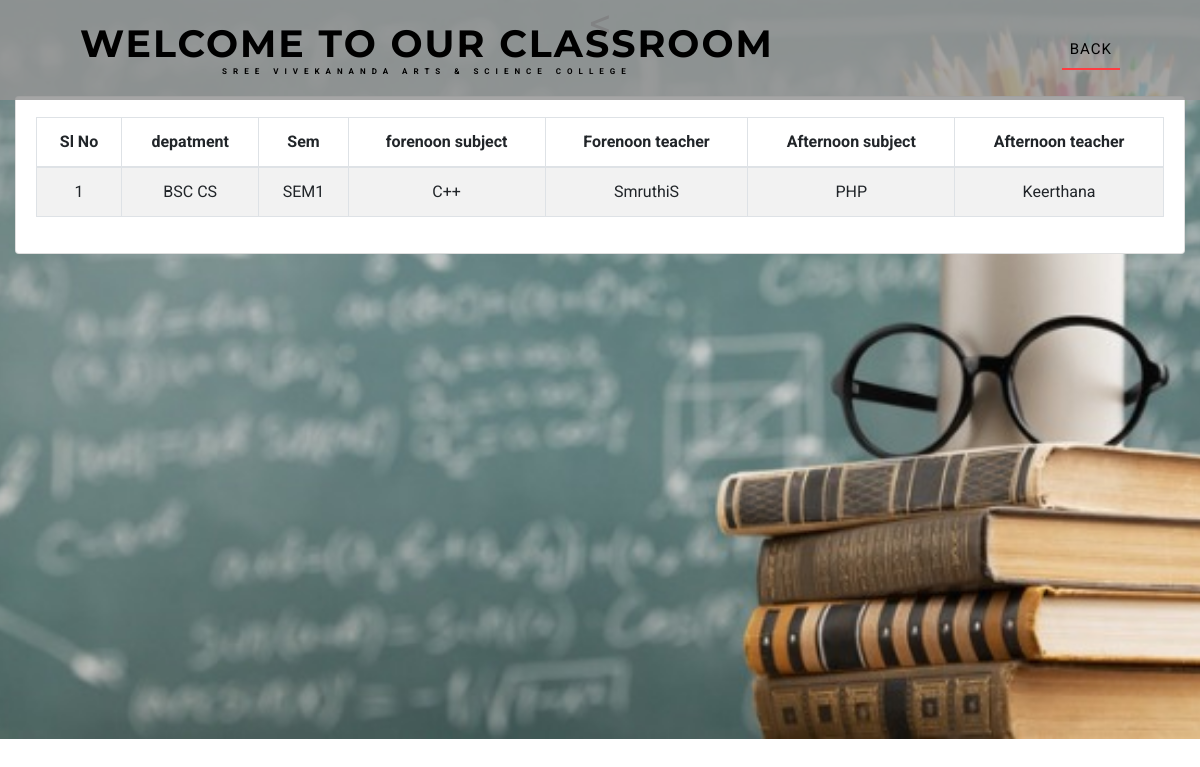
Page /view_timetable.php (signed in) on the committed database.
### tables this page shows
CREATE TABLE `tbl_timetable` (
  `id` int(11) NOT NULL,
  `department` varchar(40) NOT NULL,
  `sem` varchar(40) NOT NULL,
  `forenoon_sub` varchar(40) NOT NULL,
  `forenoon_teacher` varchar(40) NOT NULL,
  `afternoon_sub` varchar(20) NOT NULL,
  `afternoon_teacher` varchar(20) NOT NULL
);

### view_timetable.php (the view, shortened to what this page needs)
<?php
include('connect.php');
$query_ret = mysqli_query($con, "SELECT * FROM tbl_timetable  ");
?>
<!DOCTYPE html>
<html lang="zxx">
<head>
    <link href="css/bootstrap.css" type="text/css" rel="stylesheet" media="all">
    <link href="css/style.css" type="text/css" rel="stylesheet" media="all">
    <link rel="stylesheet" href="css/owl.theme.css" type="text/css" media="all">
    <link rel="stylesheet" href="css/owl.carousel.css" type="text/css" media="screen" property="" />
    <link href="css/fontawesome-all.min.css" rel="stylesheet">
</head>
<body>
    <div class="banner1">
        <header>
            <nav class="navbar navbar-expand-lg navbar-light bg-gradient-secondary pt-3">
               <h1><a class="navbar-brand" href="index.php">WELCOME TO OUR Classroom
                            <span> Sree Vivekananda Arts & Science College</span>
                        </a></h1>
                <div class="collapse navbar-collapse" id="navbarSupportedContent">
                    <ul class="navbar-nav ml-auto">
                                <li class="nav-item active">
                                    <a class="nav-link" href="admin.php">BACK
                                    </a>
                                </li>
                    </ul>
                </div>
            </nav>
        </header>
<h1 align="center"><</h1></br></br>
<section class="content">
      <div class="container-fluid">
        <div class="card">
            <div class="card-body">
<table id="category_table" class="table table-bordered table-striped">
                <thead>
                <tr>
                  <th style="text-align: center;">Sl No</th>
                   <th style="text-align: center;">depatment</th>
                    <th style="text-align: center;">Sem</th>
                  <th style="text-align: center;">forenoon subject</th>
                  <th style="text-align: center;">Forenoon teacher</th>
                  <th style="text-align: center;">Afternoon subject</th>
                  <th style="text-align: center;">Afternoon teacher</th>
                </tr>
                </thead>
                <tbody>
                <?php $i = 0; while($data = mysqli_fetch_assoc($query_ret))
                {
                  $i++;
                ?>
                <tr>
                  <td align="center"><?php echo $i; ?></td>
                  <td align="center"><?php echo $data['department']; ?></td>
                  <td align="center"><?php echo $data['sem']; ?></td>
                  <td align="center"><?php echo $data['forenoon_sub']; ?></td>
                  <td align="center"><?php echo $data['forenoon_teacher']; ?></td>
                  <td align="center"><?php echo $data['afternoon_sub']; ?></td>
                  <td align="center"><?php echo $data['afternoon_teacher']; ?></td>
                </tr>
                <?php } ?>
              </tbody>
            </table>
             </div>
        </div>
      </div>
    </section>
</body>
</html>

### css/style.css (style rules this page uses)
body { margin: 0; font-family: 'Roboto', sans-serif; background: #fff; }
body a, .slider-info a { transition: 0.5s all; -webkit-transition: 0.5s all; -moz-transition: 0.5s all; -o-transition: 0.5s all; -ms-transition: 0.5s all; text-decoration: none; outline: none; }
h1, h2, h3, h4, h5, h6 { margin: 0; font-family: 'Montserrat', sans-serif; }
ul { margin: 0; padding: 0; }
ul { list-style-type: none; }
header h1, { line-height: 0; }
.navbar-light { padding: 1em 5em; position: absolute; z-index: 999; width: 100%; left: 0; background: #949494d6; }
.navbar-light .navbar-nav .nav-link { color: #000 !important; font-weight: 400; font-size: 15px; letter-spacing: 1px; }
.navbar-light .navbar-nav .show>.nav-link, .navbar-light .navbar-nav .active>.nav-link, .navbar-light .navbar-nav .nav-link.show, .navbar-light .navbar-nav .nav-link.active { color: #fff; border-bottom: 2px solid #ff3c41; }
.navbar-light .navbar-brand { color: #000000; font-size: 38px; font-family: 'Montserrat', sans-serif; font-weight: 700; letter-spacing: 2px; text-transform: uppercase; }
a.navbar-brand span { display: block; font-size: 8px; font-family: 'Roboto', sans-serif; letter-spacing: 6px; text-align: center; text-transform: uppercase; }
ul.navbar-nav.ml-auto { margin-top: 0px; }
.banner1 { background: url(../images/qqq.JPG) center no-repeat; -webkit-background-size: cover; -moz-background-size: cover; -o-background-size: cover; -ms-background-size: cover; background-size: cover; position: relative; height: 739px; }

### rows in the picture
tbl_timetable: department "BSC CS", sem "SEM1", forenoon_sub "C++", forenoon_teacher "SmruthiS", afternoon_sub "PHP", afternoon_teacher "Keerthana"
